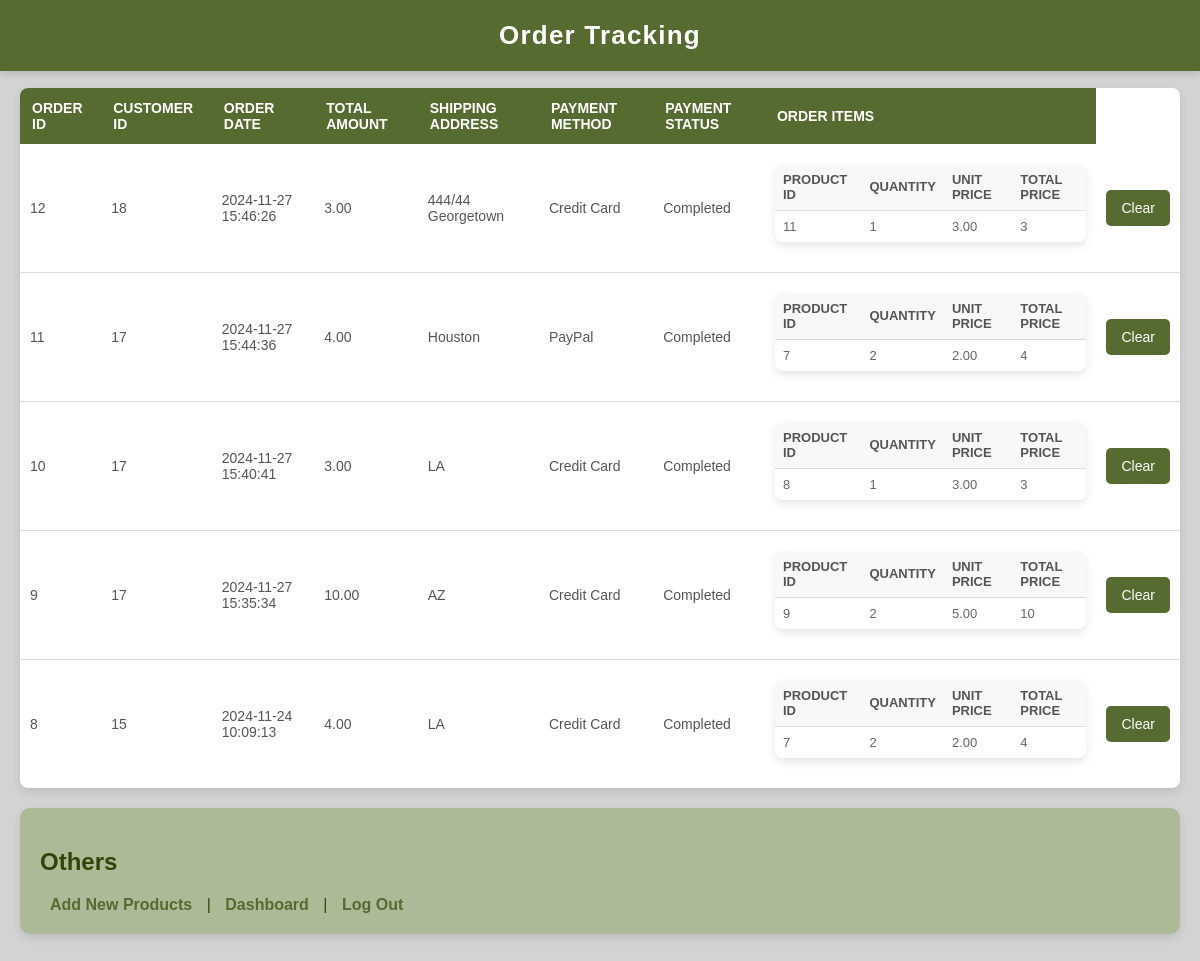
/tracking_order.php (signed in), run on the app's committed database.
### tables this page shows
CREATE TABLE IF NOT EXISTS `payments` (
  `paymentID` int NOT NULL AUTO_INCREMENT,
  `orderID` int NOT NULL,
  `payment_method` varchar(50) NOT NULL,
  `payment_status` varchar(20) NOT NULL,
  `amount` decimal(10,2) NOT NULL,
  PRIMARY KEY (`paymentID`),
  KEY `orderID` (`orderID`),
  CONSTRAINT `payments_ibfk_1` FOREIGN KEY (`orderID`) REFERENCES `orders` (`orderID`)
);

CREATE TABLE IF NOT EXISTS `orders` (
  `orderID` int NOT NULL AUTO_INCREMENT,
  `customerID` int NOT NULL,
  `order_date` datetime NOT NULL,
  `order_total` decimal(10,2) NOT NULL,
  `shipping_address` varchar(255) DEFAULT NULL,
  `contact` varchar(100) NOT NULL,
  PRIMARY KEY (`orderID`),
  KEY `customerID` (`customerID`),
  CONSTRAINT `orders_ibfk_1` FOREIGN KEY (`customerID`) REFERENCES `customers` (`customerID`)
);

CREATE TABLE IF NOT EXISTS `orderitems` (
  `orderID` int NOT NULL,
  `productID` int NOT NULL,
  `quantity` int NOT NULL,
  `unit_price` decimal(10,2) NOT NULL,
  PRIMARY KEY (`orderID`, `productID`),
  KEY `productID` (`productID`),
  CONSTRAINT `orderitems_ibfk_1` FOREIGN KEY (`orderID`) REFERENCES `orders` (`orderID`),
  CONSTRAINT `orderitems_ibfk_2` FOREIGN KEY (`productID`) REFERENCES `products` (`productID`)
);

### tracking_order.php (the view, shortened to what this page needs)
<?php
include('db_connect.php');
$sql_orders = "SELECT o.orderID, o.customerID, o.order_date, o.order_total, o.shipping_address,
                      p.payment_method, p.payment_status, p.amount
               FROM orders o
               JOIN payments p ON o.orderID = p.orderID
               ORDER BY o.order_date DESC";
$result_orders = $conn->query($sql_orders);
?>
<!DOCTYPE html>
<html lang="en">
<head>
    <link rel="stylesheet" href="styles_track1.css">
</head>
<header>
    <h1>Order Tracking</h1>
</header>
<body>
    <h2>Order Tracking</h2>
    <?php if ($result_orders && $result_orders->num_rows > 0) { ?>
        <table>
            <tr>
                <th>Order ID</th>
                <th>Customer ID</th>
                <th>Order Date</th>
                <th>Total Amount</th>
                <th>Shipping Address</th>
                <th>Payment Method</th>
                <th>Payment Status</th>
                <th>Order Items</th>
            </tr>
            <?php while ($order = $result_orders->fetch_assoc()) { ?>
                <tr>
                    <td><?php echo htmlspecialchars($order['orderID']); ?></td>
                    <td><?php echo htmlspecialchars($order['customerID']); ?></td>
                    <td><?php echo htmlspecialchars($order['order_date']); ?></td>
                    <td><?php echo htmlspecialchars($order['order_total']); ?></td>
                    <td><?php echo htmlspecialchars($order['shipping_address']); ?></td>
                    <td><?php echo htmlspecialchars($order['payment_method']); ?></td>
                    <td><?php echo htmlspecialchars($order['payment_status']); ?></td>
                    <td>
                        <table>
                            <tr>
                                <th>Product ID</th>
                                <th>Quantity</th>
                                <th>Unit Price</th>
                                <th>Total Price</th>
                            </tr>
                            <?php
                            $orderID = $order['orderID'];
                            $sql_items = "SELECT productID, quantity, unit_price
                                          FROM orderitems
                                          WHERE orderID = '$orderID'";
                            $result_items = $conn->query($sql_items);
                            if ($result_items && $result_items->num_rows > 0) {
                                while ($item = $result_items->fetch_assoc()) {
                                    $total_price = $item['quantity'] * $item['unit_price'];
                                    ?>
                                    <tr>
                                        <td><?php echo htmlspecialchars($item['productID']); ?></td>
                                        <td><?php echo htmlspecialchars($item['quantity']); ?></td>
                                        <td><?php echo htmlspecialchars($item['unit_price']); ?></td>
                                        <td><?php echo htmlspecialchars($total_price); ?></td>
                                    </tr>
                                <?php }
                            } else {
                                echo "<tr><td colspan='4'>No items found for this order.</td></tr>";
                            }
                            ?>
                        </table>
                    </td>
                    <td>
                        <form action="tracking_order.php" method="POST" onsubmit="return confirm('Are you sure you want to delete this order?');">
                            <button type="submit">Clear</button>
                        </form>
                    </td>
                </tr>
            <?php } ?>
        </table>
    <?php } else { ?>
        <p>No orders found.</p>
    <?php } ?>
    <section>
        <h2>Others</h2>
        <nav>
            <a href="edit_product.php">Add New Products</a> |
            <a href="admin_dashboard.php">Dashboard</a> |
            <a href="logout.php">Log Out</a>
        </nav>
    </section>
</body>
</html>

### styles_track1.css (style rules this page uses)
header { background-color: darkolivegreen; color: white; text-align: center; padding: 20px 0; width: 100%; box-shadow: 0 4px 6px rgba(0, 0, 0, 0.1); position: fixed; top: 0; left: 0; z-index: 1000; }
header h1 { font-family: 'Arial', sans-serif; font-size: 26px; margin: 0; letter-spacing: 1.2px; }
body { font-family: Arial, sans-serif; margin: 0; padding: 20px; background: lightgrey; color: rgb(47, 71, 4); }
table { width: 100%; max-width: 1200px; margin: 0 auto 20px; border-collapse: collapse; background: white; box-shadow: 0 4px 8px rgba(0, 0, 0, 0.1); border-radius: 8px; overflow: hidden; }
th { background: darkolivegreen; color: white; padding: 12px; text-align: left; text-transform: uppercase; font-size: 14px; }
td { padding: 10px; border-bottom: 1px solid #ddd; font-size: 14px; color: #555; }
tr:last-child td { border-bottom: none; }
table table { width: 100%; margin-top: 10px; border-collapse: collapse; }
table table th { background: #f8f8f8; color: #555; padding: 8px; font-size: 13px; text-align: left; border-bottom: 1px solid #ddd; }
table table td { padding: 8px; font-size: 13px; color: #666; }
button { background: darkolivegreen; color: white; border: none; padding: 10px 15px; border-radius: 5px; cursor: pointer; font-size: 14px; transition: background-color 0.3s ease, transform 0.2s ease; }
section { margin: 20px auto; padding: 20px; background: rgb(173, 186, 151); box-shadow: 0 4px 8px rgba(0, 0, 0, 0.1); border-radius: 10px; max-width: 1200px; }
nav a { text-decoration: none; color: darkolivegreen; font-weight: bold; margin: 0 10px; transition: color 0.3s ease; }

### data on the page
payments: orderID.orderID "12", orderID.customerID "18", orderID.order_date "2024-11-27 15:46:26", orderID.order_total "3.00", orderID.shipping_address "444/44 Georgetown", payment_method "Credit Card", payment_status "Completed"
orderitems: productID "11", quantity "1", unit_price "3.00", total_price "3"
payments: orderID.orderID "11", orderID.customerID "17", orderID.order_date "2024-11-27 15:44:36", orderID.order_total "4.00", orderID.shipping_address "Houston", payment_method "PayPal", payment_status "Completed"
orderitems: productID "7", quantity "2", unit_price "2.00", total_price "4"
payments: orderID.orderID "10", orderID.customerID "17", orderID.order_date "2024-11-27 15:40:41", orderID.order_total "3.00", orderID.shipping_address "LA", payment_method "Credit Card", payment_status "Completed"
orderitems: productID "8", quantity "1", unit_price "3.00", total_price "3"
payments: orderID.orderID "9", orderID.customerID "17", orderID.order_date "2024-11-27 15:35:34", orderID.order_total "10.00", orderID.shipping_address "AZ", payment_method "Credit Card", payment_status "Completed"
orderitems: productID "9", quantity "2", unit_price "5.00", total_price "10"
payments: orderID.orderID "8", orderID.customerID "15", orderID.order_date "2024-11-24 10:09:13", orderID.order_total "4.00", orderID.shipping_address "LA", payment_method "Credit Card", payment_status "Completed"
orderitems: productID "7", quantity "2", unit_price "2.00", total_price "4"
